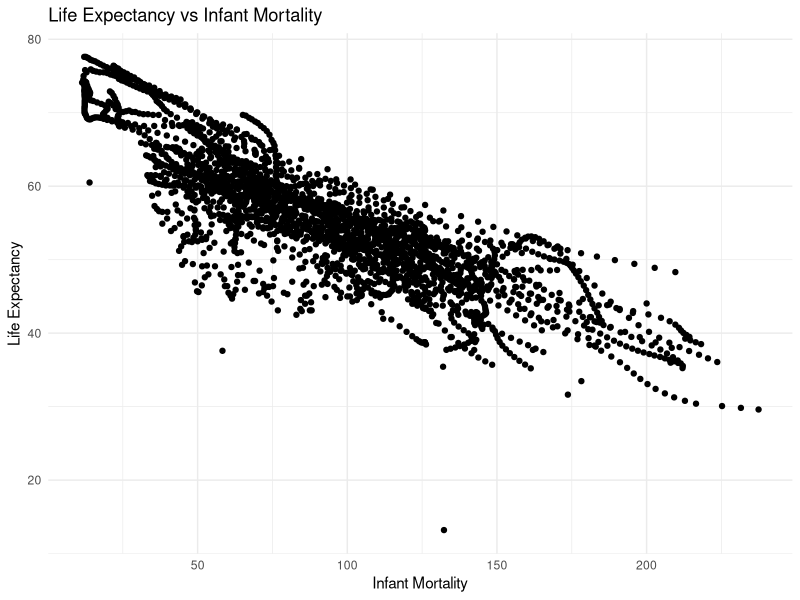
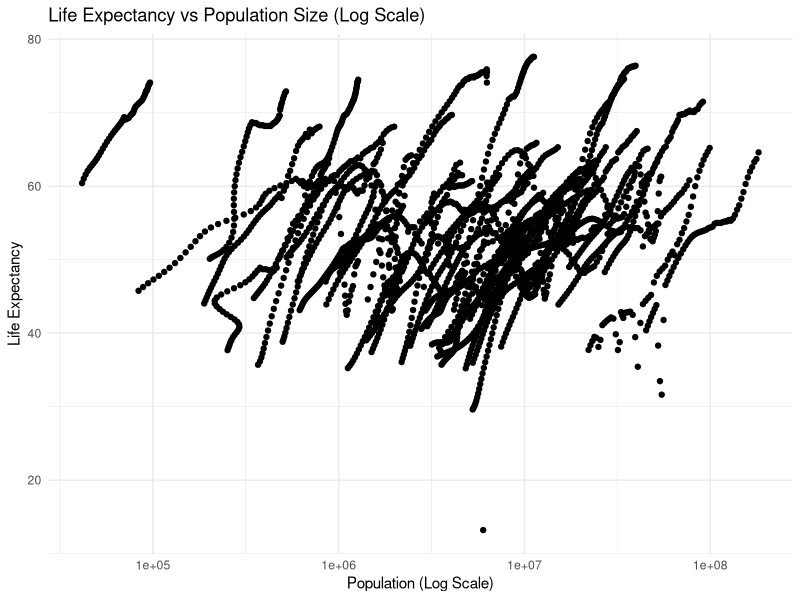
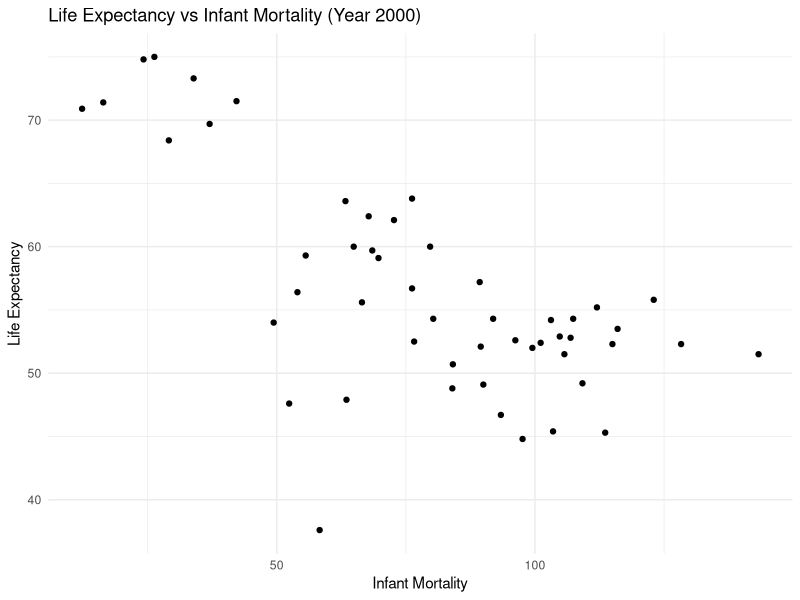
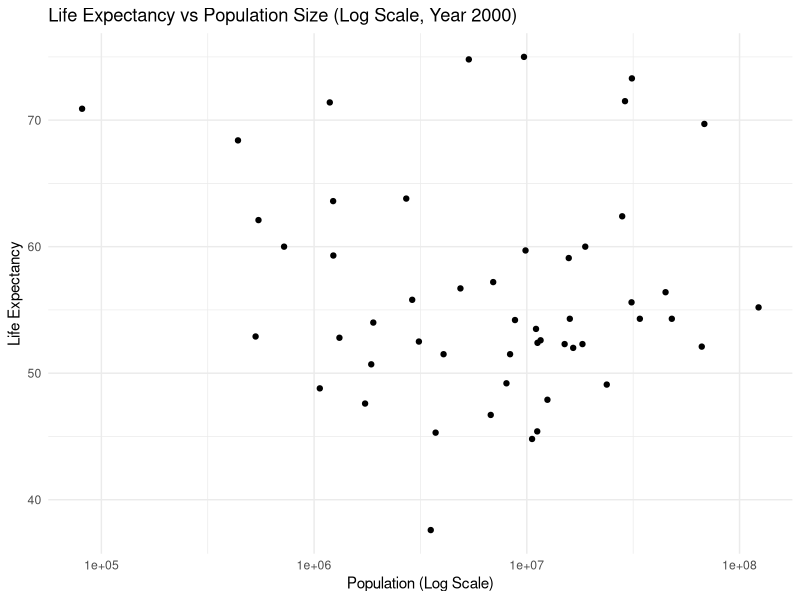

R code for these plots, in order:
## ---- chunk 1
#load necessary package
library("dslabs")
library("dplyr")
library("ggplot2")

#look at help file for gapminder data
help(gapminder)
## ---- chunk 2
#get an overview of data structure
str(gapminder)
## ---- chunk 3
#get a summary of data
summary(gapminder)
## ---- chunk 4
#determine the type of object gapminder is
class(gapminder)
## ---- chunk 5
# Assigning only the African countries to a new object/variable called africadata
africadata <- gapminder %>% filter(continent == "Africa")
## ---- chunk 6
# Display the structure of the new object
str(africadata)
## ---- chunk 7
# Display the summary of the new object
summary(africadata)
## ---- chunk 8
# Creating a new object containing only 'infant_mortality' and 'life_expectancy'
infant_life_expectancy <- africadata %>% select(infant_mortality, life_expectancy)

# Creating a new object containing only 'population' and 'life_expectancy'
population_life_expectancy <- africadata %>% select(population, life_expectancy)
## ---- chunk 9
# Display the structure of the 'infant_life_expectancy' object
str(infant_life_expectancy)

# Display the summary of the 'infant_life_expectancy' object
summary(infant_life_expectancy)

## ---- chunk 10
# Display the structure of the 'population_life_expectancy' object
str(population_life_expectancy)

# Display the summary of the 'population_life' object
summary(population_life_expectancy)
## ---- chunk 11
# Creating the plot for life expectancy as a function of infant mortality
ggplot(data = infant_life_expectancy, aes(x = infant_mortality, y = life_expectancy)) +
  geom_point() +
  labs(title = "Life Expectancy vs Infant Mortality",
       x = "Infant Mortality",
       y = "Life Expectancy") +
  theme_minimal()
## ---- chunk 12
# Creating the plot for life expectancy as a function of population size with x-axis log scale
ggplot(data = population_life_expectancy, aes(x = population, y = life_expectancy)) +
  geom_point() +
  scale_x_log10() +
  labs(title = "Life Expectancy vs Population Size (Log Scale)",
       x = "Population (Log Scale)",
       y = "Life Expectancy") +
  theme_minimal()
## ---- chunk 13
# Identifying years with missing data for infant mortality
missing_infant_mortality <- africadata %>%
  filter(is.na(infant_mortality)) %>%
  group_by(year) %>%
  summarise(missing_count = n())

# Display the years with missing data for infant mortality
print(missing_infant_mortality)
## ---- chunk 14
# Extracting data for the year 2000
africadata_2000 <- africadata %>% filter(year == 2000)

# Display the structure of the new object
str(africadata_2000)
## ---- chunk 15
# Display the summary of the new object
summary(africadata_2000)
## ---- chunk 16
# Creating the plot for life expectancy as a function of infant mortality for the year 2000
ggplot(data = africadata_2000, aes(x = infant_mortality, y = life_expectancy)) +
  geom_point() +
  labs(title = "Life Expectancy vs Infant Mortality (Year 2000)",
       x = "Infant Mortality",
       y = "Life Expectancy") +
  theme_minimal()
## ---- chunk 17
# Create the plot for life expectancy as a function of population size for the year 2000 with x-axis log scale
ggplot(data = africadata_2000, aes(x = population, y = life_expectancy)) +
  geom_point() +
  scale_x_log10() +
  labs(title = "Life Expectancy vs Population Size (Log Scale, Year 2000)",
       x = "Population (Log Scale)",
       y = "Life Expectancy") +
  theme_minimal()
## ---- chunk 18
# Fit a linear model with life expectancy as the outcome and infant mortality as the predictor
fit1 <- lm(life_expectancy ~ infant_mortality, data = africadata_2000)

# Display the summary of the first fit
summary(fit1)

## ---- chunk 19
# Fit a linear model with life expectancy as the outcome and population size as the predictor (log scale)
fit2 <- lm(life_expectancy ~ log(population), data = africadata_2000)

# Display the summary of the second fit
summary(fit2)
